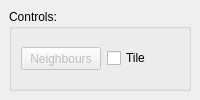
  <widget class="QDockWidget" name="TileDockWidget">
   <property name="features">
    <set>QDockWidget::DockWidgetMovable</set>
   </property>
   <property name="windowTitle">
    <string>Tile</string>
   </property>
   <attribute name="dockWidgetArea">
    <number>1</number>
   </attribute>
   <widget class="QWidget" name="dockWidgetContents_7">
    <layout class="QGridLayout" name="gridLayout_22">
     <item row="0" column="0">
      <widget class="QGroupBox" name="groupBox_8">
       <property name="maximumSize">
        <size>
         <width>16777215</width>
         <height>16777215</height>
        </size>
       </property>
       <property name="title">
        <string>Controls:</string>
       </property>
       <layout class="QGridLayout" name="gridLayout_13">
        <item row="0" column="0">
         <widget class="QPushButton" name="pushButton_2">
          <property name="enabled">
           <bool>false</bool>
          </property>
          <property name="minimumSize">
           <size>
            <width>0</width>
            <height>23</height>
           </size>
          </property>
          <property name="maximumSize">
           <size>
            <width>16777215</width>
            <height>23</height>
           </size>
          </property>
          <property name="text">
           <string>Neighbours</string>
          </property>
         </widget>
        </item>
        <item row="0" column="1">
         <widget class="QCheckBox" name="checkBoxTileable">
          <property name="layoutDirection">
           <enum>Qt::LeftToRight</enum>
          </property>
          <property name="text">
           <string>Tile</string>
          </property>
         </widget>
        </item>
       </layout>
      </widget>
     </item>
    </layout>
   </widget>
  </widget>
